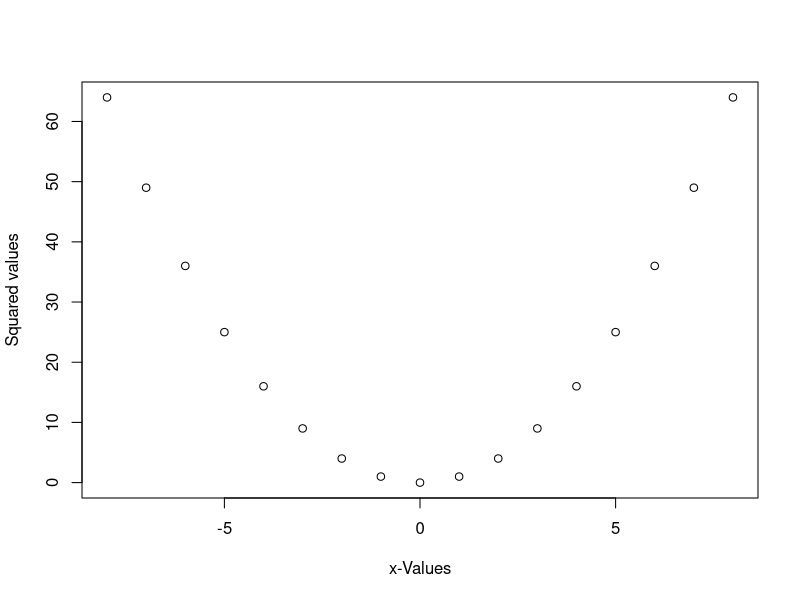

The R script that drew this image:
1+5;

x <- c(-8,-7,-6,-5,-4,-3,-2,-1,0,1,2,3,4,5,6,7,8);
y <-x^2

plot(x, y, xlab = "x-Values", ylab = "Squared values")
